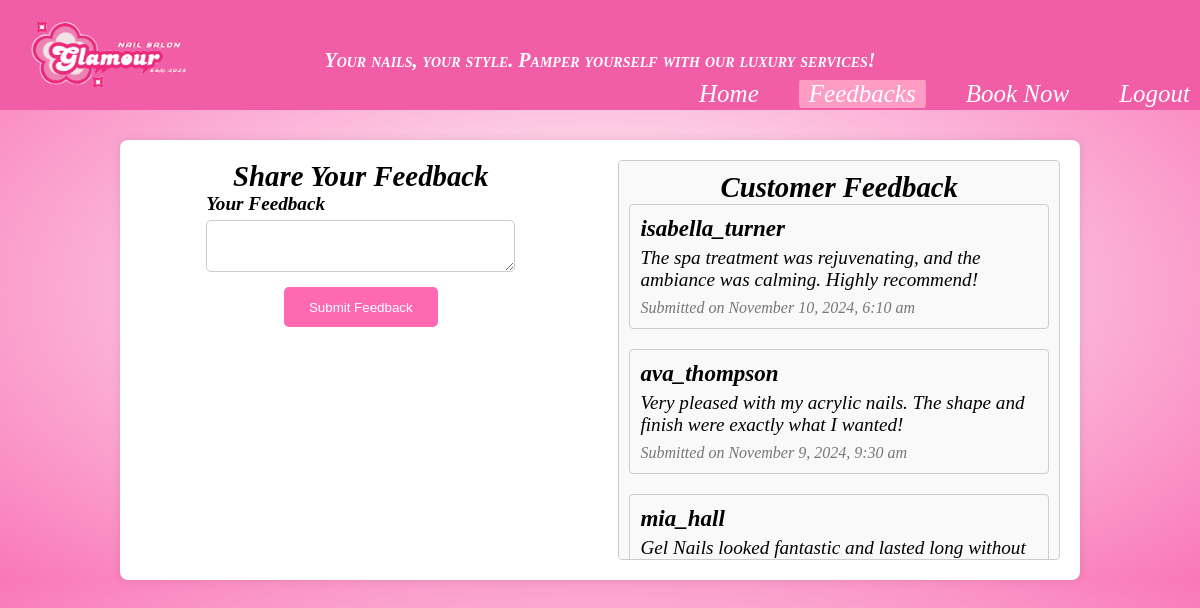
The app's page /feedbacks.php (signed in) with its own data.
### tables this page shows
CREATE TABLE `feedback` (
  `id` int(11) NOT NULL,
  `username` varchar(100) NOT NULL,
  `email` varchar(100) NOT NULL,
  `message` text NOT NULL,
  `created_at` timestamp NOT NULL DEFAULT current_timestamp()
);

### feedbacks.php (the view, shortened to what this page needs)
<?php
include 'admin/db_con.php';
$message = "";
$feedbacks = [];
$sql = "SELECT username, message, created_at FROM feedback ORDER BY created_at DESC";
$result = $conn->query($sql);
if ($result) {
    while ($row = $result->fetch_assoc()) {
        $feedbacks[] = $row;
    }
}
?>
<!DOCTYPE html>
<html lang="en">
<head>
    <link rel="stylesheet" href="styles.css">
</head>
<body>
<header>
<div class="header-content">
<img src="logo.png" alt="Logo" class="logo" style="margin-top:-60px; height: 200px; position:left; width:200px;">
<p>Your nails, your style. Pamper yourself with our luxury services!</p>
    <nav>
        <ul>
            <li><a href="index.php">Home</a></li>
            <li><a class="active" href="feedbacks.php">Feedbacks</a></li>
            <li><a href="booking.php">Book Now</a></li>
            <?php if (isset($_SESSION['username'])): ?>
                <li><a href="logout.php">Logout</a></li>
            <?php else: ?>
                <li><a href="login.php">Login</a></li>
            <?php endif; ?>
        </ul>
    </nav>
</div>
</header>
    <div class="container">
        <div class="form-container">
            <h2>Share Your Feedback</h2>
            <form method="post" action="">
                <label for="message">Your Feedback</label>
                <textarea id="message" name="message" required><?php echo $message; ?></textarea>
                <button type="submit">Submit Feedback</button>
            </form>
        </div>
        <div class="feedback-container">
            <h2>Customer Feedback</h2>
            <?php if (empty($feedbacks)): ?>
                <p>No feedback available yet.</p>
            <?php else: ?>
                <?php foreach ($feedbacks as $feedback): ?>
                    <div class="feedback-item">
                        <h4><?php echo htmlspecialchars($feedback['username']); ?></h4>
                        <p><?php echo htmlspecialchars($feedback['message']); ?></p>
                        <small>Submitted on <?php echo date('F j, Y, g:i a', strtotime($feedback['created_at'])); ?></small>
                    </div>
                <?php endforeach; ?>
            <?php endif; ?>
        </div>
    </div>
</body>
</html>

### styles.css (style rules this page uses)
* { margin: 0; padding: 0; box-sizing: border-box; }
body { font: italic 1.2rem "Fira Sans", serif; background: radial-gradient( #ffffff, #f977b8); }
header { background: #f15da7; color: white; padding: 30px 0; text-align: center; position: relative; }
header .logo { position: absolute; top: 10px; left: 10px; height: 100px; width: 100px; }
nav { display: flex; overflow: hidden; justify-content: flex-start; margin-bottom: -10px; float: right; }
nav ul { list-style-type: none; display: flex; gap: 30px; }
nav ul li { display: inline; }
nav ul li a { color: white; text-decoration: none; font-size: 25px; transition: color 0.3s, transform 0.2s ease-in-out; padding: 10px; }
nav a.active { background-color: #fe9cc5; border-radius: 15px; padding: 10px; color: white; }
header p { margin-top: 10px; font-size: 15px; font: italic small-caps bold 20px/2 cursive; }
.container { width: 90%; margin: auto; }
form { width: 70%; margin: auto; display: flex; flex-direction: column; }
form label { margin-bottom: 5px; }
form input, form select, form textarea { padding: 10px; margin-bottom: 15px; border: 1px solid #ccc; border-radius: 5px; }
form button { padding: 5px 10px; width: 50%; height: 40px; background-color: #ff69b4; color: white; border: none; cursor: pointer; border-radius: 5px; margin: auto; display: block; transition: background-color 0.3s, transform 0.3s ease-in-out; }

### feedbacks.php (style rules this page uses)
.container { width: 80%; display: flex; justify-content: space-between; background: #fff; border-radius: 8px; box-shadow: 0 0 10px rgba(0, 0, 0, 0.1); padding: 20px; margin-top: 30px; }
.form-container, .feedback-container { width: 48%; }
.feedback-container { height: 400px; overflow-y: auto; padding: 10px; border: 1px solid #ccc; border-radius: 4px; background-color: #f9f9f9; }
h2 { text-align: center; }
form { display: flex; flex-direction: column; }
label { margin-bottom: 8px; font-weight: bold; }
textarea { padding: 10px; margin-bottom: 15px; border: 1px solid #ccc; border-radius: 4px; }
button { padding: 10px; background-color: #3498db; color: white; border: none; border-radius: 4px; cursor: pointer; }
.feedback-item { margin-bottom: 20px; padding: 10px; border: 1px solid #ccc; border-radius: 4px; background-color: #f9f9f9; }
.feedback-item h4 { margin: 0; font-size: 1.2em; }
.feedback-item p { margin: 5px 0; }
.feedback-item small { color: #777; }

### records on screen
feedback: username "isabella_turner", message "The spa treatment was rejuvenating, and the ambiance was calming. Highly recommend!", created_at "November 10, 2024, 6:10 am"
feedback: username "ava_thompson", message "Very pleased with my acrylic nails. The shape and finish were exactly what I wanted!", created_at "November 9, 2024, 9:30 am"
feedback: username "mia_hall", message "Gel Nails looked fantastic and lasted long without…"
